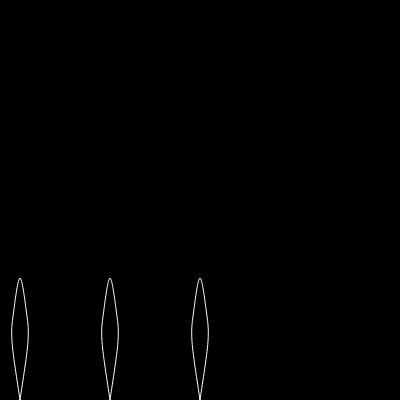
Frame 1 (no input)
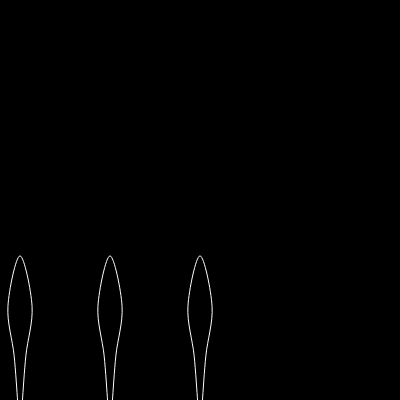
Frame 60 (no input)
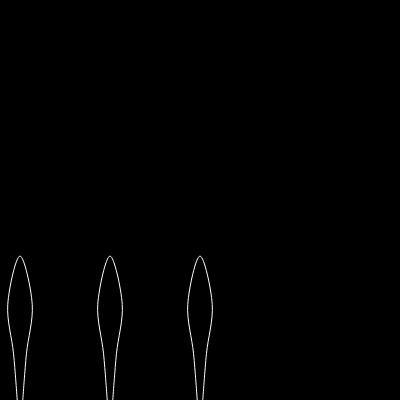
Frame 120 (the mouse pressed at the canvas centre since frame 60)

The p5.js sketch that drew these frames (run headless with seeded random() and noise() and a simulated clock; from frame 60 on, the mouse is pressed at the canvas centre):

// p5.js sketch
// ── sketch.js
let seaWeeds = [];
let sweeds = [];

function setup() {
  createCanvas(400, 400);
  for (let i = 0; i < 3; i++) {
    sweeds.push(new Seaweed(i * 90 + 20, 0));
  }
  for (let i = 5; i < 8; i++) {
    sweeds.push(new Seaweed(i * 90 + 50, 0));
  }
}

function draw() {
  background(0);
  for (let i = 0; i < sweeds.length; i++) {
    let sws = sweeds[i];
    sws.run();
  }
}

class Spring {
  constructor(a, b, restLength, stiffness) {
    this.bobA = a;
    this.bobB = b;
    this.len = restLength;
    this.k = stiffness;
  }
  update() {
    let vector = p5.Vector.sub(this.bobB.pos, this.bobA.pos);
    let distance = vector.mag();
    let stretch = distance - this.len;
    let strength = -1 * stretch * this.k;

    // force to bobB
    let force = vector.copy();
    force.normalize();
    force.mult(strength);
    this.bobB.applyForce(force);

    // force to bobB
    let force1 = vector.copy();
    force1.normalize();
    force1.mult(strength * -1);
    this.bobA.applyForce(force1);
  }
  display() {
    push();
    strokeWeight(5);
    stroke(255, random(90, 100));
    line(
      this.bobA.pos.x,
      this.bobA.pos.y,
      this.bobB.pos.x + random(-10, 10),
      this.bobB.pos.y
    );
    line(
      this.bobA.pos.x,
      this.bobA.pos.y,
      this.bobA.pos.x - (this.bobB.pos.x - this.bobA.pos.x + random(-5, 5)),
      this.bobA.pos.y - (this.bobB.pos.y - this.bobA.pos.y + random(-5, 15))
    );
    pop();
  }
}

class SeaweedPoint {
  constructor(x, y, rad, immovable = false) {
    this.pos = createVector(x, y);
    this.vel = createVector(0, 0);
    this.acc = createVector(0, 0);
    this.rad = rad;
    this.mass = rad * 0.5;
    this.damping = 0.95;
    this.isImmovable = immovable;
  }
  update() {
    if (this.isImmovable) return;
    this.vel.add(this.acc);
    this.pos.add(this.vel);
    this.acc.mult(0);
    this.vel.mult(this.damping);
  }
  applyForce(f) {
    if (this.mass > 0) {
      let force = p5.Vector.div(f, this.mass);
      this.acc.add(force);
    }
  }
  attractedTo(others) {
    for (let i = 0; i < others.length; i++) {
      let other = others[i];
      if (this != other) {
        let distance = this.pos.dist(other.pos);
        let magnitude =
          (C_GRAVITY * this.mass * other.mass) / (distance * distance);
        let force = p5.Vector.sub(other.pos, this.pos);
        force.normalize();
        force.mult(magnitude);
        this.applyForce(force);
      }
    }
  }
  repelledFrom(others) {
    for (let i = 0; i < others.length; i++) {
      let other = others[i];
      if (this != other) {
        let distance = this.pos.dist(other.pos);

        if (distance < this.rad + DISTANCE_BTW_BALLS) {
          let magnitude =
            (C_GRAVITY * this.mass * other.mass) / (distance * distance);
          let force = p5.Vector.sub(other.pos, this.pos);
          force.normalize();
          force.mult(-1);
          force.mult(magnitude);
          this.applyForce(force);
        }
      }
    }
  }

  drag(xOffset = 0, yOffset = 0) {
    if (this.isImmovable) return;
    if (mouseIsPressed) {
      let distance = dist(
        this.pos.x + xOffset,
        this.pos.y + yOffset,
        mouseX,
        mouseY
      );
      if (distance < this.rad) {
        // in
        this.pos.x = mouseX - xOffset;
        this.pos.y = mouseY - yOffset;
      }
    }
  }
  display() {
    push();
    translate(this.pos.x, this.pos.y);
    noStroke();
    noFill();
    circle(0, 0, this.rad * 2);
    pop();
  }
}

class Seaweed {
  constructor(x, y) {
    this.x = x;
    this.y = y;
    this.points = [];
    this.springs = [];
    this.generate();
  }
  generate() {
    this.points.push(new SeaweedPoint(0, height, 20));
    this.points.push(new SeaweedPoint(-8, height - 60, 20));
    this.points.push(new SeaweedPoint(-6, height - 90, 20));
    this.points.push(new SeaweedPoint(0, height - 120, 20));
    this.points.push(new SeaweedPoint(6, height - 90, 20));
    this.points.push(new SeaweedPoint(8, height - 60, 20));
    this.points.push(new SeaweedPoint(0, height, 20));

    for (let i = 0; i < this.points.length - 1; i++) {
      this.springs.push(
        new Spring(this.points[i], this.points[i + 1], 50, 0.5)
      );
    }
  }
  run() {
    //seaWeeds
    for (let s of this.springs) {
      s.update();
    }

    push();
    translate(this.x, this.y);
    stroke(255);
    noFill();
    beginShape();
    let firstPointPos = this.points[0].pos;
    let lastPointPos = this.points[this.points.length - 1].pos;
    curveVertex(firstPointPos.x, firstPointPos.y);
    for (let pt of this.points) {
      pt.drag(this.x, this.y);
      pt.update();
      curveVertex(pt.pos.x, pt.pos.y);
    }
    curveVertex(lastPointPos.x, lastPointPos.y);
    endShape(CLOSE);
    pop();
  }
}
